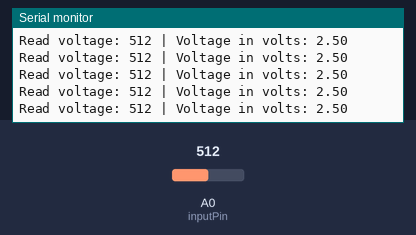
Simulated run of this sketch. Board: Arduino Uno, built with avr-gcc and run on an emulated ATmega328P. On the bench: the last lines printed to the serial monitor. The inputs (shaded band) are chosen by the test bench; at power-on: A0 (inputPin) = 512.

Above: at 1.2 s.
1.3 s: A0 (inputPin) set to 716
At 1.46 s:
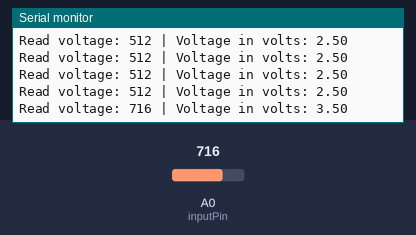
2.8 s: A0 (inputPin) set to 900
At 2.87 s:
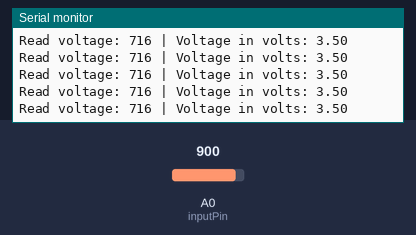
Timing chart, 0 to 5.8 s (numbered marks = the images above; inputs shaded):
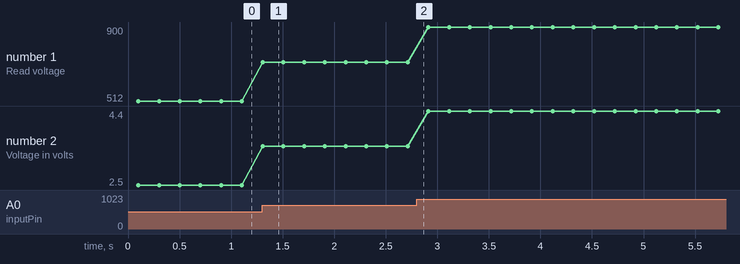

Measured:
- after the input at 1.3 s, the serial monitor: prints a new line at once (image 1)
- plotted number 1: 512 → 716 after the input at 1.3 s, 716 → 900 after the input at 2.8 s
- plotted number 2: 2.5 → 3.5 after the input at 1.3 s, 3.5 → 4.4 after the input at 2.8 s

The sketch:

hall49e.ino
```cpp
// Defining input and output pins
const int inputPin = A0;  // Analog input pin

void setup() {
  // Initializes serial communication
  Serial.begin(9600); // Sets baud rate to 9600 bps
}

void loop() {
  // Small delay to ensure voltage is applied
  delay(100);

  // Reads the voltage on the analog input pin
  int readVoltage = analogRead(inputPin);

  // Converts the read value to the corresponding voltage in volts
  float voltageVolts = readVoltage * (5.0 / 1023.0); // 5V is the Arduino reference voltage

  // Prints the read value to the serial monitor
  Serial.print("Read voltage: ");
  Serial.print(readVoltage);
  Serial.print(" | Voltage in volts: ");
  Serial.println(voltageVolts);

  // Small delay before the next reading
  delay(100);
}
```
